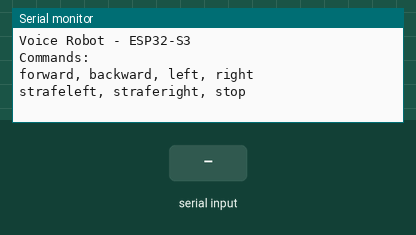
Bench run of a sketch on a simulated ESP32-S3. On the bench: the last lines printed to the serial monitor. The inputs (shaded band) are chosen by the test bench.

Above: at 1.2 s.
1.3 s: "forward\n" received over Serial
At 2.5 s:
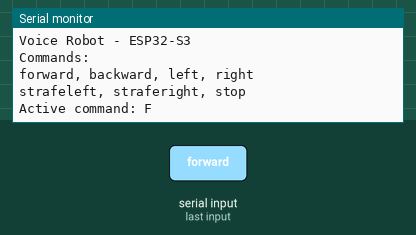
2.8 s: "backward\n" received over Serial
At 3.9 s:
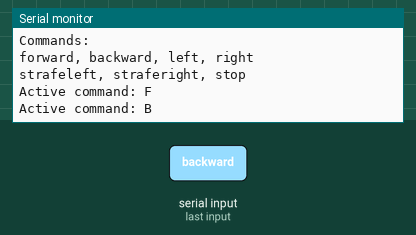
4.3 s: "left\n" received over Serial
At 5.0 s:
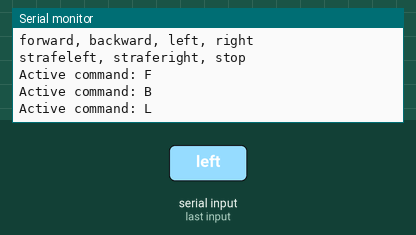
5.8 s: "right\n" received over Serial
At 6.2 s:
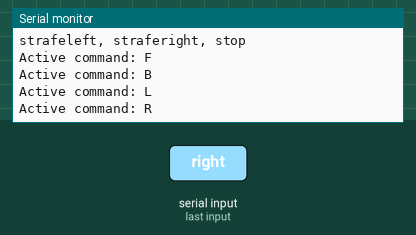
7.3 s: "strafeleft\n" received over Serial
At 8.5 s:
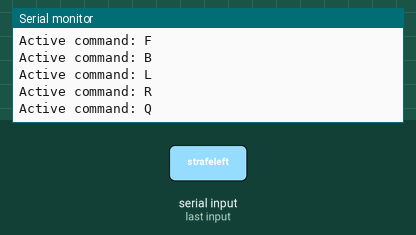
8.8 s: "straferight\n" received over Serial
At 9.6 s:
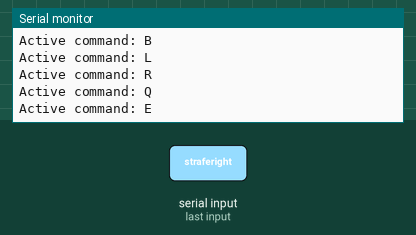

The sketch:

sketch.ino
```cpp
#include <Arduino.h>

// ESP32-S3 UART transmitter
constexpr int UART_RX = 18;
constexpr int UART_TX = 17;
constexpr uint32_t UART_BAUD = 9600;
constexpr uint32_t USB_BAUD = 115200;
constexpr unsigned long SEND_INTERVAL = 200;

HardwareSerial RobotSerial(1);

char currentCommand = 'S';
unsigned long lastSent = 0;

char parseCommand(String input) {
  input.trim();
  input.toLowerCase();

  if (input == "forward") return 'F';
  if (input == "backward") return 'B';
  if (input == "left") return 'L';
  if (input == "right") return 'R';
  if (input == "strafeleft") return 'Q';
  if (input == "straferight") return 'E';
  if (input == "stop") return 'S';

  return '?';
}

void sendCommand() {
  RobotSerial.write(currentCommand);
  RobotSerial.write('\n');
  lastSent = millis();
}

void setup() {
  Serial.begin(USB_BAUD);

  RobotSerial.begin(
    UART_BAUD, SERIAL_8N1, UART_RX, UART_TX
  );

  Serial.println("Voice Robot - ESP32-S3");
  Serial.println("Commands:");
  Serial.println("forward, backward, left, right");
  Serial.println("strafeleft, straferight, stop");

  sendCommand();
}

void loop() {
  if (Serial.available()) {
    String input = Serial.readStringUntil('\n');
    char command = parseCommand(input);

    if (command != '?') {
      currentCommand = command;
      sendCommand();

      Serial.print("Active command: ");
      Serial.println(currentCommand);
    } else {
      currentCommand = 'S';
      sendCommand();
      Serial.println("Invalid command - STOP");
    }
  }

  if (millis() - lastSent >= SEND_INTERVAL) {
    sendCommand();
  }
}
```

Measured:
- after the input at 1.3 s, the serial monitor: prints a new line at once (image 1)
- after the input at 2.8 s, the serial monitor: prints a new line at once (image 2)
- after the input at 4.3 s, the serial monitor: prints a new line at once (image 3)
- after the input at 5.8 s, the serial monitor: prints a new line at once (image 4)
- after the input at 7.3 s, the serial monitor: prints a new line at once (image 5)
- after the input at 8.8 s, the serial monitor: prints a new line at once (image 6)
